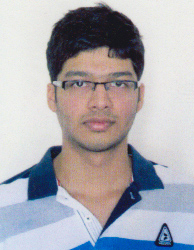
#> input picture pic.jpg, 194 x 250 px, given in place of the camera
$ python filter.py
#> lines starting #> are read from the running program, lines starting #| are printed output that depends on the picture; after the words box and inside, x2 and y2 are one past the last pixel; in counts of white or black regions, pixels touching at a corner belong together
import cv2
import numpy as np

vid=cv2.VideoCapture(0)

while True:
    _,frame =vid.read()
#> frame is the input picture: shape (250, 194, 3); mean B, G, R 176.3, 170.1, 171.1
    hsv=cv2.cvtColor(frame,cv2.COLOR_BGR2HSV)
#> hsv: shape (250, 194, 3); mean H, S, V 80.1, 48.5, 187.4

    l_red=np.array([0,48,80])
    u_red=np.array([20,255,255])

    mask=cv2.inRange(hsv,l_red,u_red)
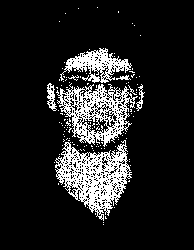
#> mask: shape (250, 194); 13.5% white in thin lines or dots, all inside (x1, y1, x2, y2) = (47, 7, 145, 225)
    res=cv2.bitwise_and(frame,frame,mask=mask)
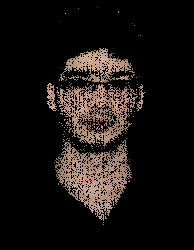
#> res: shape (250, 194, 3); mean B, G, R 17.1, 19.7, 24.2

    kernal=np.ones((15,15),np.float32)/225
    skinMask = cv2.GaussianBlur(mask, (3, 3), 0)
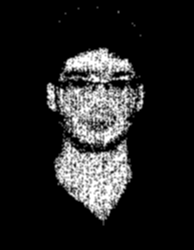
#> skinMask: shape (250, 194); min 0, max 255, mean 34.4
    skin = cv2.filter2D(res, -1, kernal)
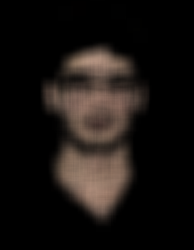
#> skin: shape (250, 194, 3); mean B, G, R 17.1, 19.7, 24.2

    cv2.imshow('frame',frame)
    #cv2.imshow('skinmask',skinMask)
    cv2.imshow('Filter',skin)
    k=cv2.waitKey(8) & 0xFF
#> (key Esc is pressed here)
    if k==27:
        break

cv2.destroyAllWindows()
vid.release()
